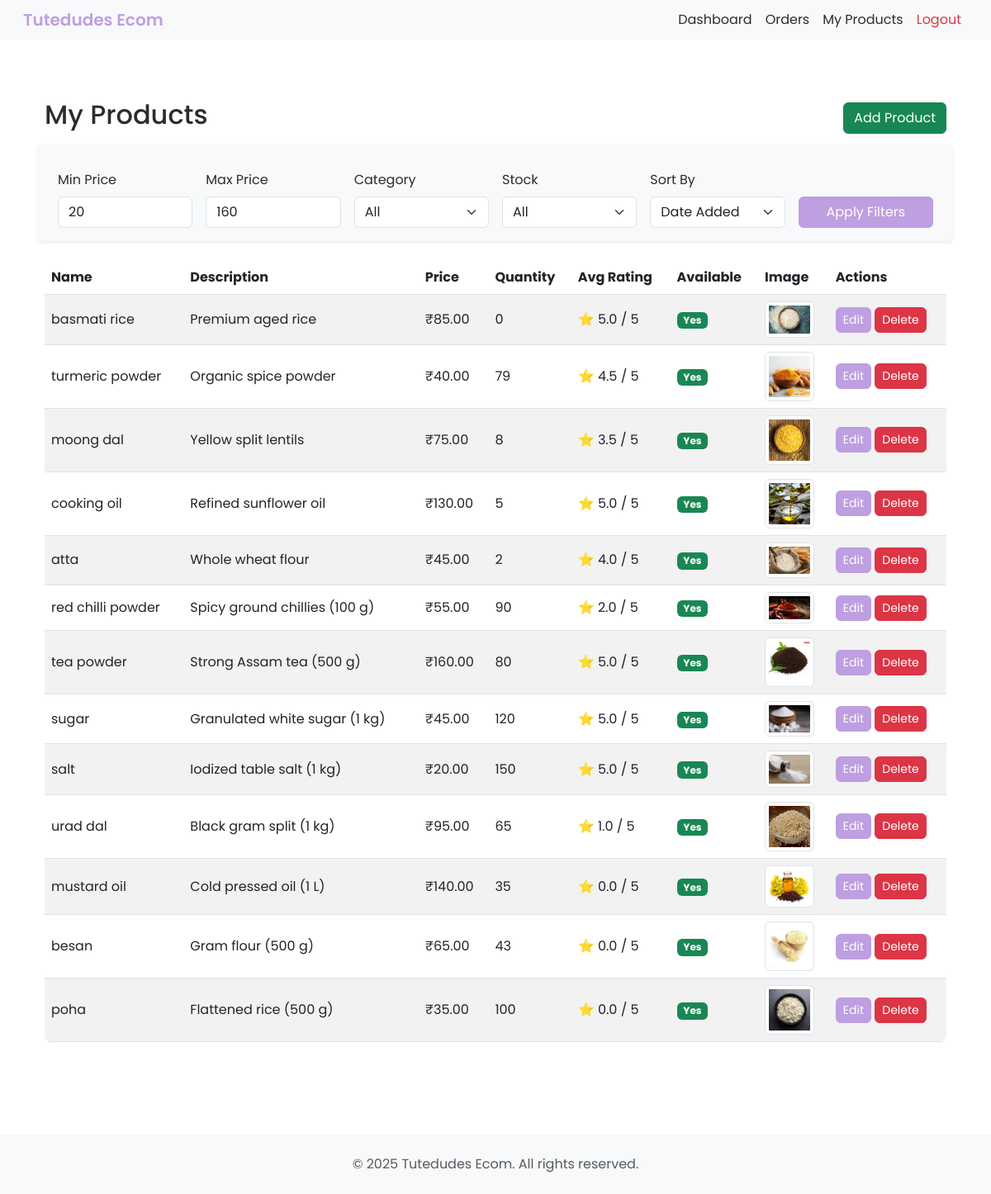
/vendor/products/ (signed in), run on the app's committed database.
### ecomApp/models.py (models this page shows, shortened)
class Product(models.Model):
    vendor = models.ForeignKey(settings.AUTH_USER_MODEL, on_delete=models.CASCADE, limit_choices_to={'is_vendor': True}, related_name='products')
    category = models.ForeignKey('Category', on_delete=models.SET_NULL, null=True, blank=True, related_name='products')
    name = models.CharField(max_length=255)
    description = models.TextField(blank=True)
    price = models.DecimalField(max_digits=10, decimal_places=2)
    quantity = models.PositiveIntegerField()
    image = models.ImageField(upload_to='product_images/', blank=True, null=True)
    available = models.BooleanField(default=True)
    created_at = models.DateTimeField(auto_now_add=True)
    updated_at = models.DateTimeField(auto_now=True)

### ecomApp/views.py (the view)
# urls.py: path('vendor/products/', views.vendor_products, name='vendor_products'),
@login_required
@user_passes_test(is_vendor, login_url='/')
def vendor_products(request):
    from .models import Product, Category
    from django.db.models import Avg, Min, Max
    categories = Category.objects.all()
    price_min = request.GET.get('price_min')
    price_max = request.GET.get('price_max')
    category_id = request.GET.get('category')
    stock = request.GET.get('stock')  # 'in' or 'out'
    sort = request.GET.get('sort')  # 'price', 'date', 'quantity'
    products = Product.objects.filter(vendor=request.user).annotate(avg_rating=Avg('feedbacks__rating'))
    if price_min:
        products = products.filter(price__gte=price_min)
    if price_max:
        products = products.filter(price__lte=price_max)
    if category_id and category_id != 'all':
        products = products.filter(category_id=category_id)
    if stock == 'in':
        products = products.filter(quantity__gt=0)
    elif stock == 'out':
        products = products.filter(quantity=0)
    if sort == 'price':
        products = products.order_by('price')
    elif sort == 'date':
        products = products.order_by('-created_at')
    elif sort == 'quantity':
        products = products.order_by('quantity')
    total_products = products.count()
    low_stock_products = products.filter(quantity__lt=10).count()
    avg_price = products.aggregate(avg=Avg('price'))['avg'] or 0
    best_priced = products.order_by('price').first()
    min_price = Product.objects.filter(vendor=request.user).aggregate(min=Min('price'))['min'] or 0
    max_price = Product.objects.filter(vendor=request.user).aggregate(max=Max('price'))['max'] or 0
    return render(request, 'vendor_products.html', {
        'products': products,
        'categories': categories,
        'total_products': total_products,
        'low_stock_products': low_stock_products,
        'avg_price': avg_price,
        'best_priced': best_priced,
        'min_price': min_price,
        'max_price': max_price,
        'selected_category': category_id or 'all',
        'selected_stock': stock or '',
        'selected_sort': sort or '',
        'selected_price_min': price_min or min_price,
        'selected_price_max': price_max or max_price,
    })

### ecomApp/views.py (called while the page is built)
def is_vendor(user):
    return user.is_authenticated and getattr(user, 'is_vendor', False)

### ecomApp/templates/vendor_products.html (shortened to what this page needs)
{% extends "base.html" %}
{% block content %}
<div class="container py-5">
    <div class="d-flex justify-content-between align-items-center mb-4">
        <h2>My Products</h2>
        <a href="/vendor/products/add/" class="btn btn-success">Add Product</a>
    </div>
    <form method="get" class="row g-3 align-items-end mb-4 bg-light p-3 rounded shadow-sm">
        <div class="col-md-2">
            <label for="price_min" class="form-label">Min Price</label>
            <input type="number" name="price_min" id="price_min" class="form-control" min="{{ min_price }}" max="{{ max_price }}" value="{{ selected_price_min }}">
        </div>
        <div class="col-md-2">
            <label for="price_max" class="form-label">Max Price</label>
            <input type="number" name="price_max" id="price_max" class="form-control" min="{{ min_price }}" max="{{ max_price }}" value="{{ selected_price_max }}">
        </div>
        <div class="col-md-2">
            <label for="category" class="form-label">Category</label>
            <select name="category" id="category" class="form-select">
                <option value="all" {% if selected_category == 'all' %}selected{% endif %}>All</option>
            </select>
        </div>
        <div class="col-md-2">
            <label for="stock" class="form-label">Stock</label>
            <select name="stock" id="stock" class="form-select">
                <option value="" {% if not selected_stock %}selected{% endif %}>All</option>
            </select>
        </div>
        <div class="col-md-2">
            <label for="sort" class="form-label">Sort By</label>
            <select name="sort" id="sort" class="form-select">
                <option value="date" {% if selected_sort == 'date' %}selected{% endif %}>Date Added</option>
            </select>
        </div>
        <div class="col-md-2">
            <button type="submit" class="btn btn-primary w-100">Apply Filters</button>
        </div>
    </form>
    {% if products %}
    <div class="table-responsive">
        <table class="table table-striped align-middle">
            <thead>
                <tr>
                    <th>Name</th>
                    <th>Description</th>
                    <th>Price</th>
                    <th>Quantity</th>
                     <th>Avg Rating</th>
                    <th>Available</th>
                    <th>Image</th>
                    <th>Actions</th>
                </tr>
            </thead>
            <tbody>
                {% for product in products %}
                <tr>
                    <td>{{ product.name }}</td>
                    <td>{{ product.description|truncatewords:10 }}</td>
                    <td>₹{{ product.price }}</td>
                    <td>{{ product.quantity }}</td>
                     <td>⭐ {{ product.avg_rating|default:0|floatformat:1 }} / 5</td>
                    <td>{% if product.available %}<span class="badge bg-success">Yes</span>{% else %}<span class="badge bg-secondary">No</span>{% endif %}</td>
                    <td>
                        {% if product.image %}
                        <img src="{{ product.image.url }}" alt="{{ product.name }}" class="img-thumbnail" style="max-width:60px;">
                        {% else %}-{% endif %}
                    </td>
                    <td>
                        <a href="/vendor/products/{{ product.id }}/edit/" class="btn btn-sm btn-primary">Edit</a>
                        <a href="/vendor/products/{{ product.id }}/delete/" class="btn btn-sm btn-danger">Delete</a>
                    </td>
                </tr>
                {% endfor %}
            </tbody>
        </table>
    </div>
    {% else %}
    <div class="alert alert-info">No products found. Click "Add Product" to create your first product.</div>
    {% endif %}
</div>
{% endblock %}

### ecomApp/static/css/style.css (style rules this page uses)
:root { --color-primary: #BE9FE1; --color-primary-hover: #A98BC9; --color-primary-disabled: rgba(190,159,225,0.8); --color-accent-light: #E1CCEC; --color-accent-medium: #C9B6E4; --color-bg: #FFFFFF; --color-bg-secondary: #F1F1F6; --color-text: #2C2C2C; --color-text-secondary: #6C757D; }
body { font-family: 'Poppins', sans-serif ; }
.btn-primary { background-color: var(--color-primary) ; border-color: var(--color-primary) ; }
.table { border-radius: 8px; overflow: hidden; }
.form-control, .form-select { border-radius: 6px; }
.btn { border-radius: 6px; }
body { background: var(--color-bg); color: var(--color-text); }
a { color: var(--color-primary); }
.bg-light, .navbar-light { background-color: var(--color-bg-secondary) ; }
html, body { height: 100%; }
body { display: flex; flex-direction: column; }

### ecomApp/templates/base.html (style rules this page uses)
body { font-family: 'Poppins', sans-serif !important; }

### data on the page
Product: name "basmati rice", description "Premium aged rice", price "85.00", quantity "0", avg_rating "5.0", available "Yes", image (picture)
Product: name "turmeric powder", description "Organic spice powder", price "40.00", quantity "79", avg_rating "4.5", available "Yes", image (picture)
Product: name "moong dal", description "Yellow split lentils", price "75.00", quantity "8", avg_rating "3.5", available "Yes", image (picture)
Product: name "cooking oil", description "Refined sunflower oil", price "130.00", quantity "5", avg_rating "5.0", available "Yes", image (picture)
Product: name "atta", description "Whole wheat flour", price "45.00", quantity "2", avg_rating "4.0", available "Yes", image (picture)
Product: name "red chilli powder", description "Spicy ground chillies (100 g)", price "55.00", quantity "90", avg_rating "2.0", available "Yes", image (picture)
Product: name "tea powder", description "Strong Assam tea (500 g)", price "160.00", quantity "80", avg_rating "5.0", available "Yes", image (picture)
Product: name "sugar", description "Granulated white sugar (1 kg)", price "45.00", quantity "120", avg_rating "5.0", available "Yes", image (picture)
Product: name "salt", description "Iodized table salt (1 kg)", price "20.00", quantity "150", avg_rating "5.0", available "Yes", image (picture)
Product: name "urad dal", description "Black gram split (1 kg)", price "95.00", quantity "65", avg_rating "1.0", available "Yes", image (picture)
Product: name "mustard oil", description "Cold pressed oil (1 L)", price "140.00", quantity "35", avg_rating "0.0", available "Yes", image (picture)
Product: name "besan", description "Gram flour (500 g)", price "65.00", quantity "43", avg_rating "0.0", available "Yes", image (picture)
Product: name "poha", description "Flattened rice (500 g)", price "35.00", quantity "100", avg_rating "0.0", available "Yes", image (picture)
